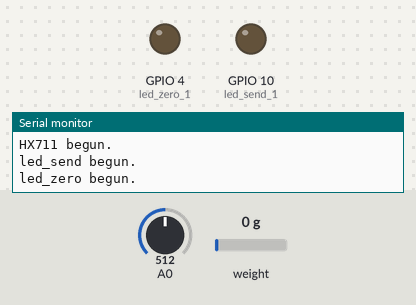
Recording of a sketch running on a simulated ESP8266 (NodeMCU). On the bench: output pins drawn as LEDs (lit = HIGH), the last lines printed to the serial monitor. The test bench sets the inputs (shaded band); at power-on: A0 = 512, weight on the scale 0 g. WiFi joins after 1.5 s; servers stay silent unless stated; not simulated (calls return 0 or success): secret.h.

Above: at 1.1 s.
6.8 s: A0 set to 716
At 7.3 s:
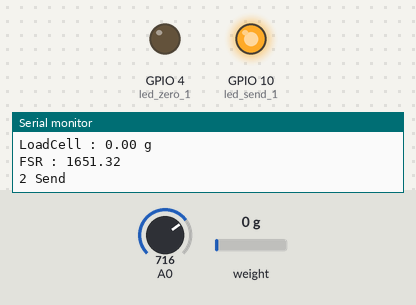
10.3 s: A0 set to 743
14.7 s: weight on the scale set to 45 g
17.9 s: weight on the scale set to 54 g
Timing chart, 0 to 20.4 s (numbered marks = the images above; inputs shaded):
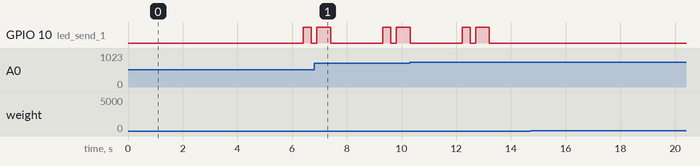

The sketch:

WeightSensor.ino
```cpp
#include "WeightClient.h"

#define Clk  12 //D6
#define Dout 13 //D7
#define Ain A0

WeightClient wc;

void setup() {
  Serial.begin(115200);
  wc.begin(Dout, Clk, Ain);
  delay(500);
  Serial.println("WeightClient Initialized");
}

void loop() {
  float weight_1 = wc.GetWeight_1();
  float weight_2 = wc.GetWeight_2();

  Serial.print("LoadCell : ");
  Serial.print(weight_1);
  Serial.println(" g");
  Serial.print("FSR : ");
  Serial.println(weight_2);
  delay(500);

  wc.Send(weight_1, weight_2);
}
```

Network.cpp
```cpp
#include "Network.h"

Network::Network(){
  }
Network::~Network(){
  }

void Network::begin(){
   WiFi.mode(WIFI_STA);
  WiFiMulti.addAP(ssid, password);

  Serial.println();
  Serial.print("Wait for WiFi... ");

  while (WiFiMulti.run() != WL_CONNECTED) {
    Serial.print(".");
    delay(500);
  }

  Serial.println("");
  Serial.println("WiFi connected");
  ip = WiFi.localIP();
  Serial.println("IP address: ");
  Serial.println(ip);
  }

int Network::SendWeight(int id, float weight){

#if USE_NETWORK
WiFiClient client;
if (!client.connect("54.180.115.85", 3000)) {
      Serial.println("connection failed. waiting for 5 sec...");
      delay(5000);
      return 0;
    }
   String request = "GET /get_data?";
   request +="SID=";
   request +=id;
   request +="&WEIGHT=";
   request +=weight;
  request += " HTTP/1.1\nHost: 54.180.115.85\nConnection: close\n\n";
   client.print(request);
   client.stop();
   Serial.print(id);
   Serial.println(" Send");
   delay(100);
   #endif
   return 1;
}
int Network::SendWarning(int id){

}
```

Network.h
```cpp
#ifndef _H_NET_
#define _H_NET_

#define USE_NETWORK true


#include "secret.h"
#include <ESP8266WiFi.h>
#include <ESP8266WiFiMulti.h>

class Network{
  private:
    const char* ssid     = STASSID;
    const char* password = STAPSK;
    IPAddress ip;
    ESP8266WiFiMulti WiFiMulti;


  public:
    Network();
    ~Network();
    void begin();
    int SendWeight(int ID, float weight);
    int SendWarning(int ID);
};

#endif
```

Sensor.h
```cpp
#ifndef _H_SENSOR_
#define _H_SENSOR_

#define SEC 1000

class Sensor {
private:
  int id;
//flag
  bool is_init;
  bool flag_zero;
// parameter
  float threshold;
  float prev_weight;
 // times
 unsigned long last_abandoned;
 unsigned long first_abandoned;
 unsigned long dur_zero = 13;
public:
  Sensor(int _id,float _threshold,  unsigned long _dur_zero):
  id(_id),
  is_init(false),
  flag_zero(false),
  threshold(_threshold),
  last_abandoned(0),
  prev_weight(0),
  dur_zero(_dur_zero)
  {

  };

int Check_LoadCell(float weight){
/******************************************************************/
/*
     String t="";
     t+=weight;
     t+=" ";
     t+=prev_weight;
     Serial.println(t);
     */
   if(is_init && weight < threshold){
      //이미 zero 측정중.
      if(flag_zero){
        last_abandoned =  millis();
        // 몇 초까지 기다릴것인가.
        if(last_abandoned - first_abandoned> dur_zero * SEC)
        {
          // 초기화 - 경고는 한번만
          is_init = false;
          flag_zero = false;
          prev_weight = weight;
          // weight < threshold && abandonded_duration > durataion
		      return -1;
	       }
       }
	  // 일단 대기
      else{
        flag_zero = true;
        first_abandoned = millis();
      }

   }
   //변화량 체크
  // delta_weight < threshold
  else if(abs(prev_weight - weight)<threshold){
    flag_zero = false;
    prev_weight = weight;
    return 0;
  // 유의미한 변화량일 경우.
  // delta_weight > threshold
   }else{
    flag_zero = false;
    is_init = true;
    prev_weight = weight;
    return 1;
   }
  }
};
#endif
```

WeightClient.cpp
```cpp
#include "WeightClient.h"

WeightClient::WeightClient(){
  }

WeightClient::~WeightClient(){
	delete s1,s2;

}

void WeightClient::begin(byte dout, byte pd_sck, int AnalogPin){

  Serial.print("calibration_factor_1 : ");
  Serial.println(calibration_factor_1);

  scale.begin(dout, pd_sck);
  Serial.println("HX711 begun.");
  delay(500);
  /*****************************/
  pinMode(led_send_1,OUTPUT);
  digitalWrite(led_send_1,LOW);

  Serial.println("led_send begun.");

  delay(500);
     /*****************************/
  pinMode(led_zero_1,OUTPUT);
  digitalWrite(led_zero_1,LOW);

  Serial.println("led_zero begun.");

  delay(500);
   /*****************************/
  scale.set_scale(calibration_factor_1);  //스케일 지정
  scale.tare();  //스케일 설정
  Serial.println("calbration adjusted.");
  delay(500);

#if USE_NETWORK
  net.begin();
  Serial.println("network begun.");
  delay(500);
#endif
  fsrAnalogPin = AnalogPin;

  s1 = new Sensor(1,threshold_1,dur_zero);
  s2 = new Sensor(2,threshold_2,dur_zero);

  Serial.println("Initialization Completed.");
  }

float WeightClient::GetWeight_1(){
   return scale.get_units();
  }

float WeightClient::GetWeight_2(){
  int val=0;
  for (byte i = 0; i < times; i++) {
    val += analogRead(fsrAnalogPin) ;
  }
  return (map((val / times ), 0, 1023, 0, 5000)- init_weight_2)*calibration_factor_2;
  }


void  WeightClient::Send(float weight_1, float weight_2){
   int ret_1=0,ret_2=0;

   /*** 로드 셀 ***/
   ret_1 = s1->Check_LoadCell(weight_1);
   SwitchReturn_1(ret_1,weight_1,led_send_1,led_zero_1);

  /*** FSR ***/
  ret_2 = s2->Check_LoadCell(weight_2);
  SwitchReturn_2(ret_2,weight_2,led_send_1,led_zero_1);

  delay(DELAY);
}

void WeightClient::SwitchReturn_1(int ret,int val,int led_send,int led_zero){
   switch(ret){
	   case 1:
      net.SendWeight(1,val);
      digitalWrite(led_send,HIGH);
       delay(1000);
      digitalWrite(led_send,LOW);
  		break;
		case -1:
  		net.SendWeight(1,-1);
  		digitalWrite(led_zero,HIGH);
   		delay(1000);
		  digitalWrite(led_zero,LOW);
		break;
		default:
    break;
	}
}

void WeightClient::SwitchReturn_2(int ret,int val,int led_send,int led_zero){
   switch(ret){
     case 1:
      net.SendWeight(2,val);
      digitalWrite(led_send,HIGH);
      delay(300);
      digitalWrite(led_send,LOW);
      delay(200);
      digitalWrite(led_send,HIGH);
      delay(500);
      digitalWrite(led_send,LOW);
      break;
    case -1:
      net.SendWeight(2,-1);
      digitalWrite(led_zero,HIGH);
      delay(300);
      digitalWrite(led_zero,LOW);
      delay(200);
      digitalWrite(led_zero,HIGH);
      delay(500);
      digitalWrite(led_zero,LOW);
    break;
    default:
    break;
  }
}
```

WeightClient.h
```cpp
#include "HX711.h"
#include "Network.h"
#include "Sensor.h"

#define DELAY 1000

class WeightClient{

private:
Network net;
HX711  scale;
int fsrAnalogPin;

Sensor * s1,*s2;

/* 무게 측정 */
const float calibration_factor_1=671.4;
const float calibration_factor_2=0.66;
const int times = 24;
// threshold for sensor 0, unit is gram.

const float threshold_1 = 50;
const float threshold_2 = 50;
int init_weight_2;

const unsigned long dur_zero = 13;

const int led_send_1 = 10; // SD3
// SD2 : 9 - GPIO9 is internally used to control the flash memory.  [https://github.com/esp8266/Arduino/issues/1446]
const int led_zero_1 = 4; //D2

const int led_send_2 = 15;//15; // D8
const int led_zero_2 = 2;//D4;
public:
  WeightClient();
  ~WeightClient();

  void begin(byte dout, byte pd_sck,int AnalogPin);
  float GetWeight_1();
  float GetWeight_2();
  void  Send(float ,float);
  void  SwitchReturn_1(int ret,int val,int led_send,int led_zero);
  void  SwitchReturn_2(int ret,int val,int led_send,int led_zero);
};
```
